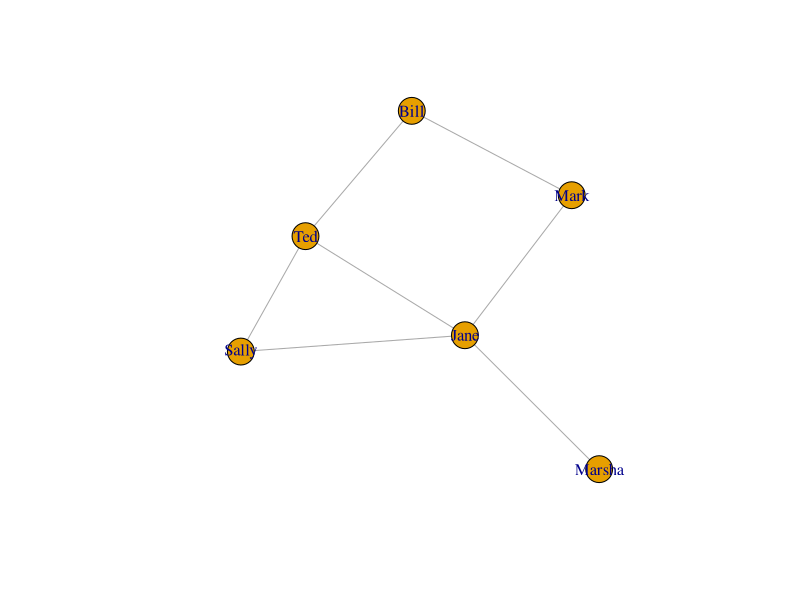
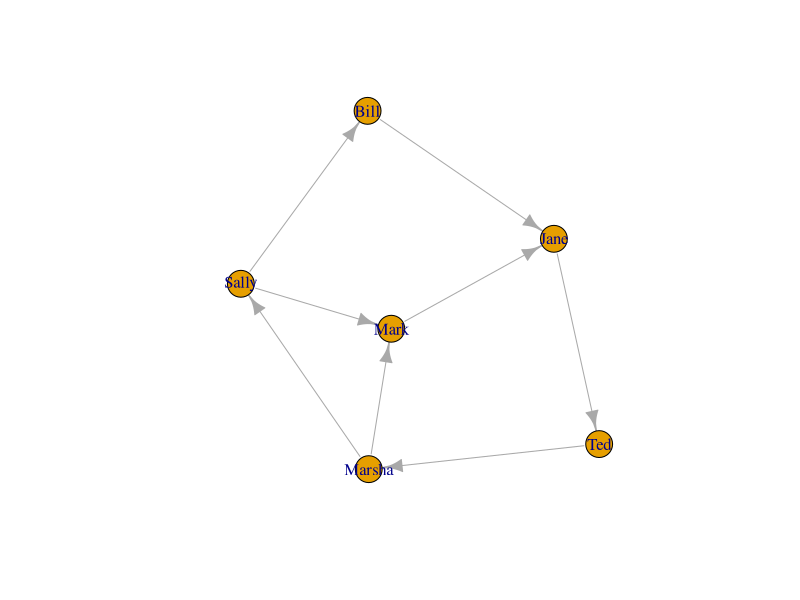
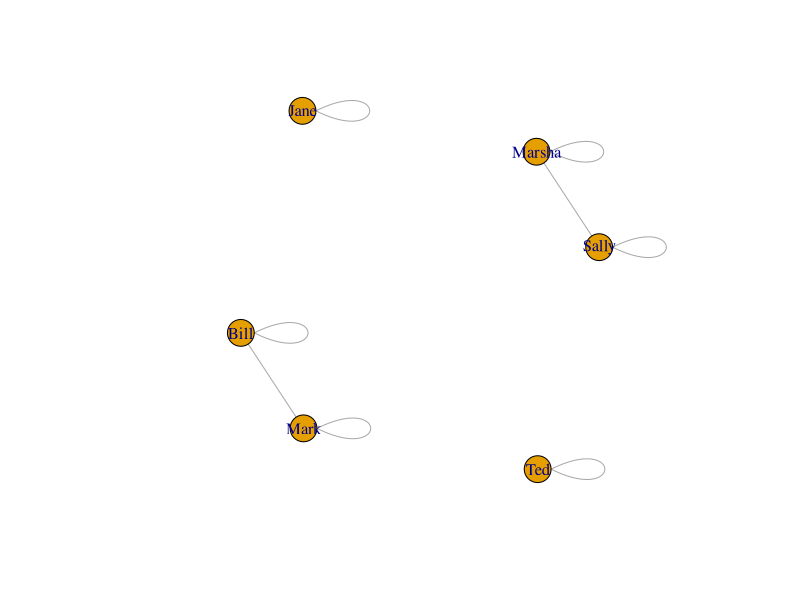
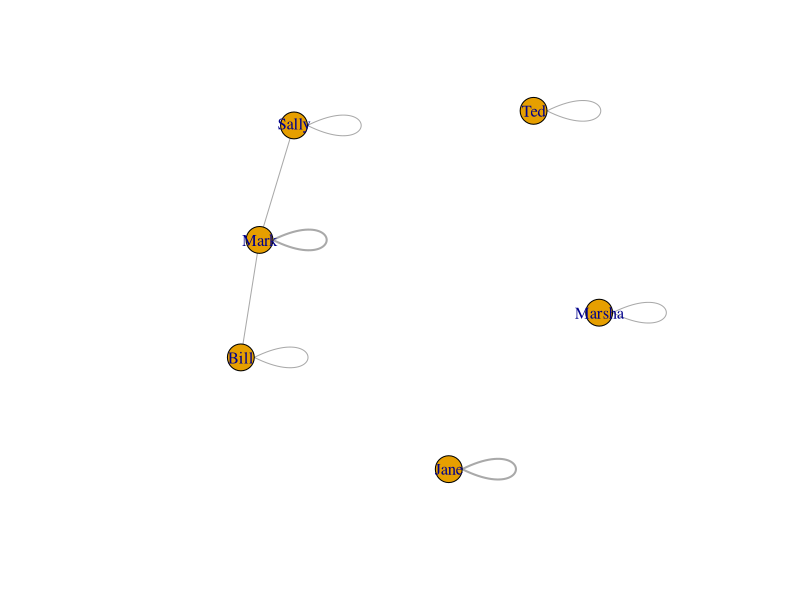
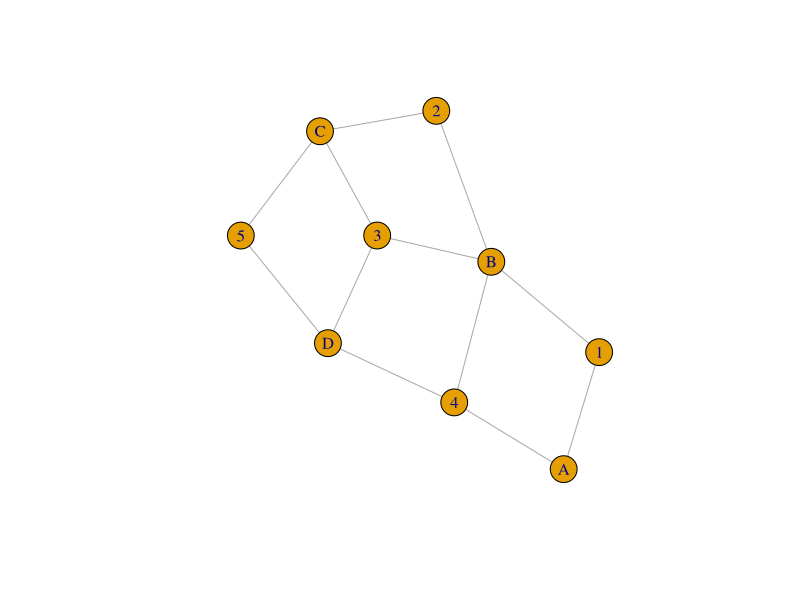
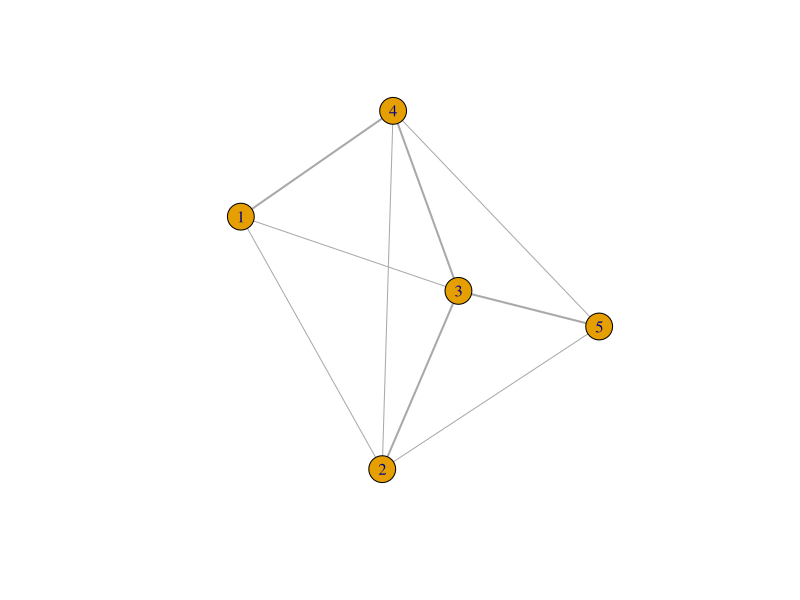
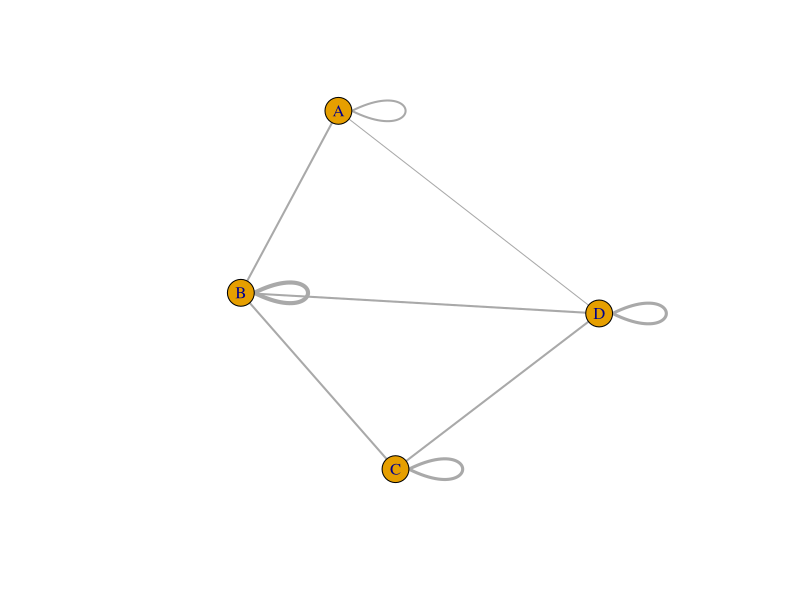

These figures' R source, in order:
## ---- chunk 1

A = c(0,1,0,0,1,0,1,0,1,1,0,0,0,1,0,1,1,1,0,1,1,0,0,0,1,0,1,0,0,0,0,0,1,0,0,0) # Matrix 6.2 in Newman
A = matrix(A, 6,6)
colnames(A) = c("Bill", "Ted", "Jane", "Sally", "Mark", "Marsha") # I like to have names to make this easier.
rownames(A) = c("Bill", "Ted", "Jane", "Sally", "Mark", "Marsha")
A
## ---- chunk 2
library(igraph)
g = graph.adjacency(A, mode='undirected')
plot(g, show.arrows=F)
## ---- chunk 3
dirA = c(0,0,0,1,0,0,0,0,1,0,0,0,1,0,0,0,1,0,0,0,0,0,0,1,0,0,0,1,0,1,0,1,0,0,0,0) # Matrix 6.6 in Newman (directed)
dirA = matrix(dirA, 6, 6)
colnames(dirA) = c("Bill", "Ted", "Jane", "Sally", "Mark", "Marsha") # I like to have names to make this easier.
rownames(dirA) = c("Bill", "Ted", "Jane", "Sally", "Mark", "Marsha")
dirA
c = graph.adjacency(dirA)
plot(c)
## ---- chunk 4
dirA = c(0,0,0,1,0,0,0,0,1,0,0,0,1,0,0,0,1,0,0,0,0,0,0,1,0,0,0,1,0,1,0,1,0,0,0,0) # Matrix 6.6 in Newman (directed)
dirA = matrix(dirA, 6, 6)
colnames(dirA) = c("Bill", "Ted", "Jane", "Sally", "Mark", "Marsha") # I like to have names to make this easier.
rownames(dirA) = c("Bill", "Ted", "Jane", "Sally", "Mark", "Marsha")
cocitation = function(mat) { # Formula 6.8 in Newman.
  C = mat %*% t(mat)
  return(C)
}


new = cocitation(dirA)
new
g = graph.adjacency(new, weighted=T, mode="undirected")
plot(g)

## ---- chunk 5
bibCoupling = function(mat) { # Newman 6.11
  B = t(mat) %*% mat
  return(B)
}

new = bibCoupling(dirA)
new
g = graph.adjacency(new, weighted=T, mode="undirected")
plot(g, edge.width=E(g)$weight)
## ---- chunk 6
B = c(1,0,0,1,0,1,1,1,1,0,0,1,1,0,1,0,0,1,1,1)
B = matrix(B, byrow = T, 4,5)  # Matrix 6.16 in Newman
colnames(B) = c(1,2,3,4,5)
rownames(B) = c("A", "B", "C", "D")

B
g = graph.incidence(B)
plot(g)
## ---- chunk 7
B = c(1,0,0,1,0,1,1,1,1,0,0,1,1,0,1,0,0,1,1,1)
B = matrix(B, byrow = T, 4,5)  # Matrix 6.16 in Newman
colnames(B) = c(1,2,3,4,5)
rownames(B) = c("A", "B", "C", "D")

# Newman p. 126
P = t(B) %*% B # Converts the matrix into something similar to an adjacency matrix. Pij is the number of groups to which both i and j belong.
diag(P) = 0 # Set the diagonal elements to 0 to convert P into an adjacency matrix.
P
g = graph.adjacency(P, mode='undirected', weighted=T)
plot(g, edge.width=E(g)$weight)
## ---- chunk 8
B = c(1,0,0,1,0,1,1,1,1,0,0,1,1,0,1,0,0,1,1,1)
B = matrix(B, byrow = T, 4,5)  # Matrix 6.16 in Newman
colnames(B) = c(1,2,3,4,5)
rownames(B) = c("A", "B", "C", "D")

# Newman p. 126
Pp = B %*% t(B) # Project to an adjacency matrix.
Pp # The diagonals here represent the number of members of each group.
g = graph.adjacency(Pp, mode='undirected', weighted=T)
plot(g, edge.width=E(g)$weight)
## ---- chunk 9
B = c(1,0,0,1,0,1,1,1,1,0,0,1,1,0,1,0,0,1,1,1)
B = matrix(B, byrow = T, 4,5)  # Matrix 6.16 in Newman
colnames(B) = c(1,2,3,4,5)
rownames(B) = c("A", "B", "C", "D")

degree = function(mat, index) { # Newman 6.19
  return(sum(mat[index,]))
}

B
degree(B, 'B') # How many edges are connected to 'B' in the network. Also equivalent to the diagonal value in Pp.
Pp['B','B']

# Switching to a simpler matrix
A = c(0,1,0,0,1,0,1,0,1,1,0,0,0,1,0,1,1,1,0,1,1,0,0,0,1,0,1,0,0,0,0,0,1,0,0,0) # Matrix 6.2 in Newman
A = matrix(A, 6,6)
colnames(A) = c("Bill", "Ted", "Jane", "Sally", "Mark", "Marsha") # I like to have names to make this easier.
rownames(A) = c("Bill", "Ted", "Jane", "Sally", "Mark", "Marsha")

# Number of edge ends, 6.20
m2 = sum(A)
m2

# Mean Degree, 6.23
c = m2 / length(A[1,])
c
## ---- chunk 10

A = c(0,1,0,0,1,0,1,0,1,1,0,0,0,1,0,1,1,1,0,1,1,0,0,0,1,0,1,0,0,0,0,0,1,0,0,0) # Matrix 6.2 in Newman
A = matrix(A, 6,6)
colnames(A) = c("Bill", "Ted", "Jane", "Sally", "Mark", "Marsha") # I like to have names to make this easier.
rownames(A) = c("Bill", "Ted", "Jane", "Sally", "Mark", "Marsha")

# Number of edge ends, 6.20
m2 = sum(A)

# Mean Degree, 6.23
c = m2 / ncol(A)

# Density, 6.24
c / (ncol(A) - 1)
## ---- chunk 11

# In-degree, 6.25 (a) where i = 'Marsha'
kin = sum(dirA['Marsha',])
kin

# Out-degree. 6.25 (b) where j = 'Marsha'
kout = sum(dirA[,'Marsha'])
kout
## ---- chunk 12
dirA = c(0,0,0,1,0,0,0,0,1,0,0,0,1,0,0,0,1,0,0,0,0,0,0,1,0,0,0,1,0,1,0,1,0,0,0,0) # Matrix 6.6 in Newman (directed)
dirA = matrix(dirA, 6, 6)
colnames(dirA) = c("Bill", "Ted", "Jane", "Sally", "Mark", "Marsha") # I like to have names to make this easier.
rownames(dirA) = c("Bill", "Ted", "Jane", "Sally", "Mark", "Marsha")

numDirEdges = function(mat) { #6.26
   m = 0
   for(i in 1:length(mat[,1])){ # iterate over rows
    m = m + sum(dirA[i,])
   }
   return(m)
}
m = numDirEdges(dirA)
m

# Mean Degree, 6.28
c = m / length(dirA[1,])
c

## ---- chunk 13
library(expm)
A = c(0,1,0,0,1,0,1,0,1,1,0,0,0,1,0,1,1,1,0,1,1,0,0,0,1,0,1,0,0,0,0,0,1,0,0,0) # Matrix 6.2 in Newman
A = matrix(A, 6,6)
colnames(A) = c("Bill", "Ted", "Jane", "Sally", "Mark", "Marsha") # I like to have names to make this easier.
rownames(A) = c("Bill", "Ted", "Jane", "Sally", "Mark", "Marsha")

numPaths = function(A, len){ # 6.31
  N = 0
  for(i in 1:length(A[,1])) {
    for(j in 1:length(A[1,])) {
      if((A%^%len)[i,j] == len){
        N = N+1
      }
    }
  }
  return(N)
}
N = numPaths(A, 2)

# Finding the number of loops, 6.32
numLoops = function(A, len){
  return(sum(diag(A %^% len)))
}
L = numLoops(A, 3)
L

# Using eigenvalues to find number of loops, 6.33
numLoops = function(A, len){
  k = eigen(A)$values
  L = sum(k^len)
  return(L)
}
L = numLoops(A, 3)
L

## ---- chunk 14
#Newman p. 139.
library(expm)
geodesic = function(A, i, j) {
  done = FALSE
  count = 1
  
  while (done == F) {
    aij = A %^% count
    if(aij[i,j] > 0) {
      return(count)
    }
    count = count + 1
  }
}
geodesic(A, 2, 5)
## ---- chunk 15
ranWalk = function(A, n1, steps) { # Newman section 6.14
  P = c()
  for(i in 1:nrow(A)){
    P[i] = degree(A,i) / sum(A)
  }
  walk = c()
  
  for(i in n1:steps){ # i is number of steps we're on now.
   
   for(j in 1:nrow(A)) { # Node we're on now.
     prob = c()
     for(k in 1:nrow(A)) { # find next node.
       prob[k] = A[j,k]/degree(A,k) * P[k-1]
       #browser()
     }
     #browser()
     walk[j] = row.names(A)[which.max(prob)]
   }
  }
  
  return(walk)
}

walk = ranWalk(A, 2, 4)
walk
## ---- chunk 16
A = c(0,1,0,0,1,0,1,0,1,1,0,0,0,1,0,1,1,1,0,1,1,0,0,0,1,0,1,0,0,0,0,0,1,0,0,0) # Matrix 6.2 in Newman
A = matrix(A, 6,6)
colnames(A) = c("Bill", "Ted", "Jane", "Sally", "Mark", "Marsha") # I like to have names to make this easier.
rownames(A) = c("Bill", "Ted", "Jane", "Sally", "Mark", "Marsha")

degreeCent = function(A) { # Section 7.2
  cents = c()
  for(i in 1:nrow(A)){
    cents[i] = degree(A, i)
    names(cents)[i] = row.names(A)[i]
  }
  return(cents)
}

D = degreeCent(A)
D
## ---- chunk 17
A = c(0,1,0,0,1,0,1,0,1,1,0,0,0,1,0,1,1,1,0,1,1,0,0,0,1,0,1,0,0,0,0,0,1,0,0,0) # Matrix 6.2 in Newman
A = matrix(A, 6,6)
colnames(A) = c("Bill", "Ted", "Jane", "Sally", "Mark", "Marsha") # I like to have names to make this easier.
rownames(A) = c("Bill", "Ted", "Jane", "Sally", "Mark", "Marsha")

eigenCent = function(A) { # Equation 7.6 in Newman 
  x = degreeCent(A)
  E = c()
  k = max(eigen(A)$values)
  for(i in 1:nrow(A)) {
    E[i] = (A[i,] %*% x)
    #browser()
    E[i] = k^-1 * E[i]
    names(E)[i] = row.names(A)[i]
  }
  return(E)
}

E = eigenCent(A)
E
## ---- chunk 18
dirA = c(0,0,0,1,0,0,0,0,1,0,0,0,1,0,0,0,1,0,0,0,0,0,0,1,0,0,0,1,0,1,0,1,0,0,0,0) # Matrix 6.6 in Newman (directed)
dirA = matrix(dirA, 6, 6)
colnames(dirA) = c("Bill", "Ted", "Jane", "Sally", "Mark", "Marsha") # I like to have names to make this easier.
rownames(dirA) = c("Bill", "Ted", "Jane", "Sally", "Mark", "Marsha")

katz = function(A) { # 7.12 (7.9) in Newman
  k = max(as.numeric(eigen(A)$values))  # Directed graphs give complex number values.
  alpha = 1/k - .05 # Slightly less than 1/max eigenvalue
  B = rep(1, nrow(A))
  x = rep(0, nrow(A)) #start with initial bad estimate of centrality
  for(i in 1:ncol(A)) {
    x = alpha*(A %*% x) + B
  }
  return(x)
}

x = katz(dirA)
x
## ---- chunk 19
dirA = c(0,0,0,1,0,0,0,0,1,0,0,0,1,0,0,0,1,0,0,0,0,0,0,1,0,0,0,1,0,1,0,1,0,0,0,0) # Matrix 6.6 in Newman (directed)
dirA = matrix(dirA, 6, 6)
colnames(dirA) = c("Bill", "Ted", "Jane", "Sally", "Mark", "Marsha") # I like to have names to make this easier.
rownames(dirA) = c("Bill", "Ted", "Jane", "Sally", "Mark", "Marsha")

pageRank = function(A) { # Eq. 7.17 in Newman
  D = diag(degreeCent(A))
  alpha = 1/(max(as.numeric(eigen(A)$values)) - .05)
  B = rep(1, nrow(A))
  x = D%*%solve(D-(alpha * A))%*%B
  row.names(x) = row.names(A)
  return(x)
}

x = pageRank(dirA)
x
## ---- chunk 20
dirA = c(0,0,0,1,0,0,0,0,1,0,0,0,1,0,0,0,1,0,0,0,0,0,0,1,0,0,0,1,0,1,0,1,0,0,0,0) # Matrix 6.6 in Newman (directed)
dirA = matrix(dirA, 6, 6)
colnames(dirA) = c("Bill", "Ted", "Jane", "Sally", "Mark", "Marsha") # I like to have names to make this easier.
rownames(dirA) = c("Bill", "Ted", "Jane", "Sally", "Mark", "Marsha")

hits = function(A) { # Based on the text of Newman 180-181 and ~7.24.
  # x = rep(1, ncol(A))
  # names(x) = colnames(A)
  # y = rep(1, ncol(A))
  # names(y) = colnames(A)
  # x = eigen(A %*% t(A))$vectors[,1] * x
  # y = t(A) %*% x
  # d = cbind(x, y)
  # colnames(d) = c("x", "y")
  x = eigenCent(A %*% t(A))
  y = eigenCent(t(A) %*% A)
  d = cbind(x,y)
  return(d)
}

hits(dirA)
## ---- chunk 21

closeness = function(A) { # 7.29
  C = c()
  n = nrow(A)
  for(i in 1:nrow(A)) {
    dist = 0
    for(j in 1:ncol(A)) {
      dist = dist + geodesic(A,i,j)
    }
    C[i] = n / dist
  }
  names(C) = row.names(A)
  return(C)
}

closeness(A)
## ---- chunk 22

betweenness = function(A) {
  geos = A
  bet = c()
  for(i in 1:nrow(A)){
    for(j in 1:ncol(A)) {
      geos[i,j] = geodesic(A,i,j)
    }
    bet[i] = length(which(geos[i,] != 0)) / ncol(A)
  }
  return(bet)
}

# This is incorrect, but I'm moving on.  Looking at the algorithms I can find online, this is very complex to implement.
betweenness(A)
## ---- chunk 23
cluster = function(A){  # 7.39
  top = 0
  bottom = numPaths(A, 2)
  for(i in 1:nrow(A)){
    for(j in 1:ncol(A)){
      for(k in 1:ncol(A)){
        if(i !=j && j != k && i != k){
          if(A[i,k] > 0 && A[j,k] > 0 && A[i,j] > 0){
            top = top + 1
          }
        }
      }
    }
  }
  C = top / bottom
  return(C)
}
cluster(A)
## ---- chunk 24

localCluster = function(A, i){  #7.42
  neighbors = which(A[i,] > 0)
  top = 0
  for(j in 1:length(neighbors)) {
    if(j < length(neighbors)){
      if(A[neighbors[j],neighbors[j+1]] > 0) {
        top = top + 1
      }
    }
  }
  k = degree(A,i)
  C = top/((1/2*k)*(k-1))
  return(C)
}

localCluster(A, 2)
## ---- chunk 25

# Using local clustering to get centralities of vertices.
LC = c()
for(i in 1:nrow(A)){
  LC[i] = localCluster(A, i)
  if(is.nan(LC[i])) {
    LC[i] = 0
  }
}
names(LC) = row.names(A)
LC
## ---- chunk 26
netCos = function(A, i,j){ # Using 7.48 because it accounts for weighted networks.
  library(expm)
  mat = A %^% 2
  top = A[i,] %*% A[j,]
  bottom = sqrt(mat[i,]) %*% sqrt(mat[j,])
  dist = top / bottom
  return(dist)
}

netCos(A, 1,4)

## ---- chunk 27

pearson = function(A,i,j) { # 7.52
  n = nrow(A)
  cov = (A[i,] - (n^1 * A[i,])) %*% (A[j,] - (n^1 * A[j,]))
  bottom = sqrt((A[i,] - (n^1 * A[i,]))^2) %*% sqrt((A[j,] - (n^1 * A[j,]))^2)
  r = cov / bottom
  return(r)
}

pearson(A, 1, 3)
## ---- chunk 28
regEq = function(A, i=0, j=0) { # 7.63
  k = max(as.numeric(eigen(A)$values))  # Directed graphs give complex number values.
  alpha = 1/k - .05 # Slightly less than 1/max eigenvalue
  I = diag(1, nrow(A), ncol(A))
  sim = (I - alpha * A)^-1
  # D = diag(degreeCent(A))
  # print(D)
  # sim = (D - (alpha * A))^-1 %*% D
  if(i != 0 && j != 0){
    return(sim[i,j])
  }
  return(sim)
}

regEq(A)
